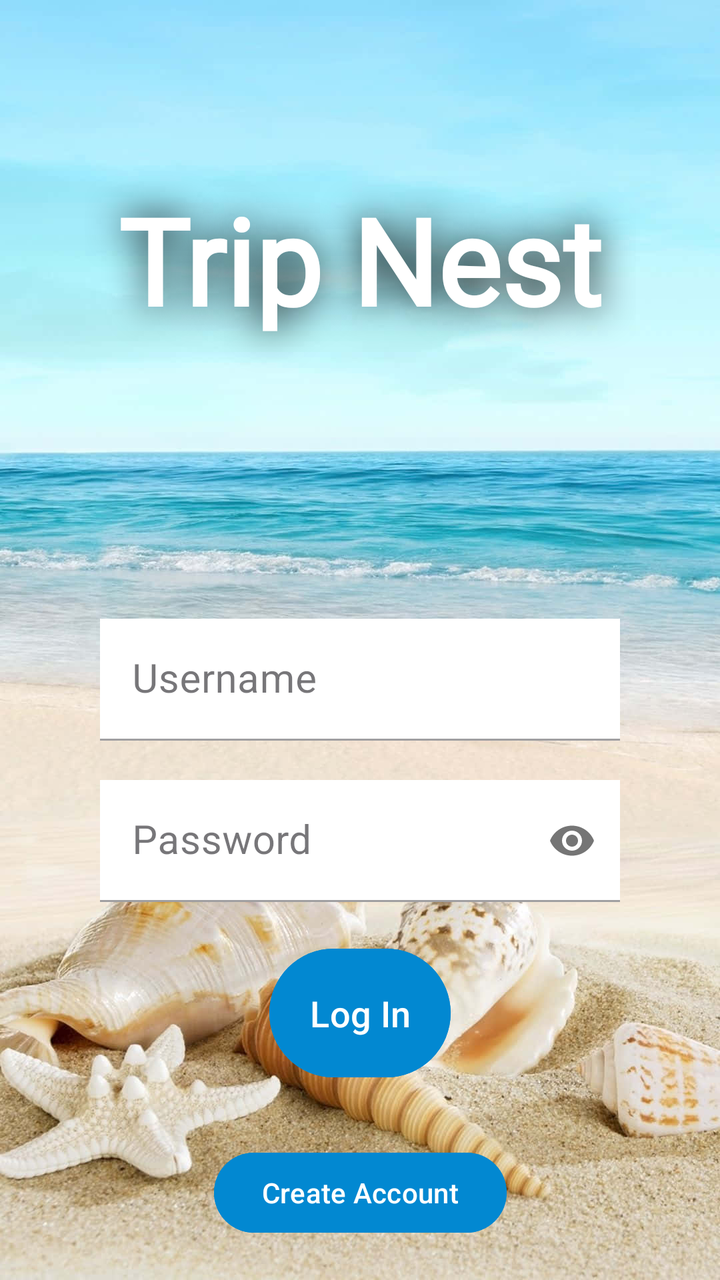
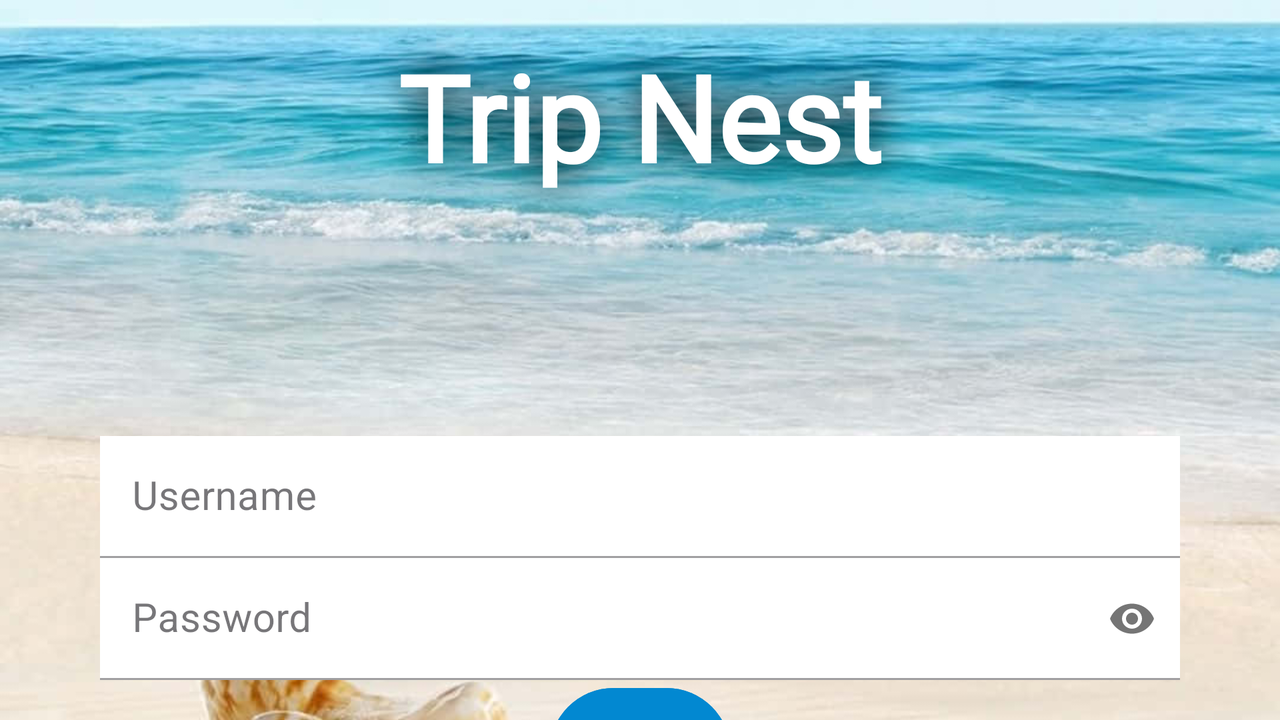

Two renders of one Android screen. The first uses the default layout on a phone; the second uses the alternative layout the repository ships for a different screen configuration, on a matching device. The two XML files are below.
<!-- AndroidManifest.xml: activity theme Theme.Material3.DayNight.NoActionBar -->
<!-- res/layout/activity_main.xml -->
<?xml version="1.0" encoding="utf-8"?>
<androidx.constraintlayout.widget.ConstraintLayout xmlns:android="http://schemas.android.com/apk/res/android"
    xmlns:app="http://schemas.android.com/apk/res-auto"
    xmlns:tools="http://schemas.android.com/tools"
    android:id="@+id/main"
    android:layout_width="match_parent"
    android:layout_height="match_parent"
    tools:context=".UI.MainActivity">

    <TextView
        android:id="@+id/welcome_text"
        android:layout_width="wrap_content"
        android:layout_height="wrap_content"
        android:elevation="5dp"
        android:fontFamily="@font/agbalumo"
        android:padding="20dp"
        android:layout_marginTop="50dp"
        android:text="@string/vacation_planner"
        android:textAlignment="center"
        android:textColor="@color/white"
        android:shadowColor="@color/black"
        android:shadowRadius="50"
        android:textSize="60sp"
        android:textStyle="bold"
        app:layout_constraintBottom_toTopOf="@id/username_input"
        app:layout_constraintEnd_toEndOf="parent"
        app:layout_constraintStart_toStartOf="parent"
        app:layout_constraintTop_toTopOf="parent" />

    <com.google.android.material.textfield.TextInputLayout
        android:id="@+id/username_input"
        style="@style/Widget.MaterialComponents.TextInputLayout.FilledBox"
        android:layout_width="match_parent"
        android:layout_height="wrap_content"
        android:layout_marginStart="50dp"
        android:layout_marginEnd="50dp"
        android:layout_marginTop="100dp"
        android:hint="@string/username"
        app:layout_constraintTop_toBottomOf="@id/welcome_text"
        app:layout_constraintBottom_toTopOf="@id/password_input"
        app:layout_constraintStart_toStartOf="parent"
        app:layout_constraintEnd_toEndOf="parent">

        <com.google.android.material.textfield.TextInputEditText
            android:id="@+id/username_input_edit"
            android:layout_width="match_parent"
            android:layout_height="wrap_content"
            android:background="@color/white"
            android:inputType="text"
            android:maxLength="30"
            android:textSize="20sp" />

    </com.google.android.material.textfield.TextInputLayout>

    <com.google.android.material.textfield.TextInputLayout
        android:id="@+id/password_input"
        style="@style/Widget.MaterialComponents.TextInputLayout.FilledBox"
        android:layout_width="match_parent"
        android:layout_height="wrap_content"
        android:layout_marginStart="50dp"
        android:layout_marginEnd="50dp"
        android:hint="@string/password"
        app:passwordToggleEnabled="true"
        app:layout_constraintTop_toBottomOf="@id/username_input"
        app:layout_constraintBottom_toTopOf="@id/login_error_text"
        app:layout_constraintStart_toStartOf="parent"
        app:layout_constraintEnd_toEndOf="parent">

        <com.google.android.material.textfield.TextInputEditText
            android:id="@+id/password_input_edit"
            android:layout_width="match_parent"
            android:layout_height="wrap_content"
            android:background="@color/white"
            android:textSize="20sp"
            android:inputType="textPassword"
            android:maxLength="30" />

    </com.google.android.material.textfield.TextInputLayout>

    <TextView
        android:id="@+id/login_error_text"
        android:layout_width="match_parent"
        android:layout_height="wrap_content"
        android:layout_marginStart="50dp"
        android:layout_marginEnd="50dp"
        android:padding="10dp"
        android:text="@string/username_password_incorrect"
        android:textAlignment="center"
        android:textColor="@color/white"
        android:background="@color/red"
        android:visibility="gone"
        app:layout_constraintTop_toBottomOf="@id/password_input"
        app:layout_constraintBottom_toTopOf="@id/login_button"
        app:layout_constraintStart_toStartOf="parent"
        app:layout_constraintEnd_toEndOf="parent" />


    <Button
        android:id="@+id/login_button"
        android:layout_width="wrap_content"
        android:layout_height="wrap_content"
        android:text="@string/log_in"
        android:textSize="18sp"
        android:padding="20dp"
        android:backgroundTint="@color/dark_blue"
        android:elevation="5dp"
        app:layout_constraintTop_toBottomOf="@id/login_error_text"
        app:layout_constraintBottom_toTopOf="@id/create_account_button"
        app:layout_constraintStart_toStartOf="parent"
        app:layout_constraintEnd_toEndOf="parent" />

    <Button
        android:id="@+id/create_account_button"
        android:layout_width="wrap_content"
        android:layout_height="wrap_content"
        android:text="@string/create_account"
        android:textSize="14sp"
        android:backgroundTint="@color/dark_blue"
        android:layout_marginTop="10dp"
        app:layout_constraintTop_toBottomOf="@id/login_button"
        app:layout_constraintBottom_toBottomOf="parent"
        app:layout_constraintStart_toStartOf="parent"
        app:layout_constraintEnd_toEndOf="parent" />

    <ImageView
        android:id="@+id/background"
        android:layout_width="0dp"
        android:layout_height="0dp"
        android:contentDescription="@string/background_img_description"
        android:src="@drawable/palm_beach_background"
        android:scaleType="centerCrop"
        android:elevation="-1dp"
        app:layout_constraintBottom_toBottomOf="parent"
        app:layout_constraintEnd_toEndOf="parent"
        app:layout_constraintStart_toStartOf="parent"
        app:layout_constraintTop_toTopOf="parent" />

</androidx.constraintlayout.widget.ConstraintLayout>
<!-- resources referenced by this layout -->
<resources>
  <color name="black">#FF000000</color>
  <color name="dark_blue">#0288D1</color>
  <color name="red">#B71C1C</color>
  <color name="white">#FFFFFFFF</color>
  <!-- drawable palm_beach_background: jpg bitmap (drawable, 119503 bytes) -->
  <string name="background_img_description">seashells on the sand</string>
  <string name="create_account">Create Account</string>
  <string name="log_in">Log In</string>
  <string name="password">Password</string>
  <string name="username">Username</string>
  <string name="username_password_incorrect">Username/Password incorrect!</string>
  <string name="vacation_planner">Trip Nest</string>
</resources>
<!-- res/layout-land/activity_main.xml (the repository's variant of the layout above) -->
<!-- drawn on the phone turned sideways -->
<?xml version="1.0" encoding="utf-8"?>
<androidx.constraintlayout.widget.ConstraintLayout xmlns:android="http://schemas.android.com/apk/res/android"
    xmlns:app="http://schemas.android.com/apk/res-auto"
    xmlns:tools="http://schemas.android.com/tools"
    android:id="@+id/main"
    android:layout_width="match_parent"
    android:layout_height="match_parent"
    tools:context=".UI.MainActivity">

    <TextView
        android:id="@+id/welcome_text"
        android:layout_width="wrap_content"
        android:layout_height="wrap_content"
        android:elevation="5dp"
        android:fontFamily="@font/agbalumo"
        android:padding="20dp"
        android:layout_marginTop="50dp"
        android:text="@string/vacation_planner"
        android:textAlignment="center"
        android:textColor="@color/white"
        android:shadowColor="@color/black"
        android:shadowRadius="50"
        android:textSize="60sp"
        android:textStyle="bold"
        app:layout_constraintBottom_toTopOf="@id/username_input"
        app:layout_constraintEnd_toEndOf="parent"
        app:layout_constraintStart_toStartOf="parent"
        app:layout_constraintTop_toTopOf="parent" />

    <com.google.android.material.textfield.TextInputLayout
        android:id="@+id/username_input"
        style="@style/Widget.MaterialComponents.TextInputLayout.FilledBox"
        android:layout_width="match_parent"
        android:layout_height="wrap_content"
        android:layout_marginStart="50dp"
        android:layout_marginEnd="50dp"
        android:layout_marginTop="100dp"
        android:hint="@string/username"
        app:layout_constraintTop_toBottomOf="@id/welcome_text"
        app:layout_constraintBottom_toTopOf="@id/password_input"
        app:layout_constraintStart_toStartOf="parent"
        app:layout_constraintEnd_toEndOf="parent">

        <com.google.android.material.textfield.TextInputEditText
            android:id="@+id/username_input_edit"
            android:layout_width="match_parent"
            android:layout_height="wrap_content"
            android:background="@color/white"
            android:inputType="text"
            android:maxLength="30"
            android:textSize="20sp" />

    </com.google.android.material.textfield.TextInputLayout>

    <com.google.android.material.textfield.TextInputLayout
        android:id="@+id/password_input"
        style="@style/Widget.MaterialComponents.TextInputLayout.FilledBox"
        android:layout_width="match_parent"
        android:layout_height="wrap_content"
        android:layout_marginStart="50dp"
        android:layout_marginEnd="50dp"
        android:hint="@string/password"
        app:passwordToggleEnabled="true"
        app:layout_constraintTop_toBottomOf="@id/username_input"
        app:layout_constraintBottom_toTopOf="@id/login_error_text"
        app:layout_constraintStart_toStartOf="parent"
        app:layout_constraintEnd_toEndOf="parent">

        <com.google.android.material.textfield.TextInputEditText
            android:id="@+id/password_input_edit"
            android:layout_width="match_parent"
            android:layout_height="wrap_content"
            android:background="@color/white"
            android:textSize="20sp"
            android:inputType="textPassword"
            android:maxLength="30" />

    </com.google.android.material.textfield.TextInputLayout>

    <TextView
        android:id="@+id/login_error_text"
        android:layout_width="match_parent"
        android:layout_height="wrap_content"
        android:layout_marginStart="50dp"
        android:layout_marginEnd="50dp"
        android:padding="10dp"
        android:text="@string/username_password_incorrect"
        android:textAlignment="center"
        android:textColor="@color/white"
        android:background="@color/red"
        android:visibility="gone"
        app:layout_constraintTop_toBottomOf="@id/password_input"
        app:layout_constraintBottom_toTopOf="@id/start_button"
        app:layout_constraintStart_toStartOf="parent"
        app:layout_constraintEnd_toEndOf="parent" />


    <Button
        android:id="@+id/start_button"
        android:layout_width="wrap_content"
        android:layout_height="wrap_content"
        android:text="@string/log_in"
        android:textSize="18sp"
        android:padding="20dp"
        android:backgroundTint="@color/dark_blue"
        android:elevation="5dp"
        app:layout_constraintTop_toBottomOf="@id/login_error_text"
        app:layout_constraintBottom_toBottomOf="parent"
        app:layout_constraintStart_toStartOf="parent"
        app:layout_constraintEnd_toEndOf="parent" />

    <ImageView
        android:id="@+id/background"
        android:layout_width="0dp"
        android:layout_height="0dp"
        android:contentDescription="@string/background_img_description"
        android:src="@drawable/palm_beach_background"
        android:scaleType="centerCrop"
        android:elevation="-1dp"
        app:layout_constraintBottom_toBottomOf="parent"
        app:layout_constraintEnd_toEndOf="parent"
        app:layout_constraintStart_toStartOf="parent"
        app:layout_constraintTop_toTopOf="parent" />

</androidx.constraintlayout.widget.ConstraintLayout>
<!-- resources referenced by the variant -->
<!-- as the phone turned sideways resolves them -->
<resources>
  <color name="black">#FF000000</color>
  <color name="dark_blue">#0288D1</color>
  <color name="red">#B71C1C</color>
  <color name="white">#FFFFFFFF</color>
  <!-- drawable palm_beach_background: jpg bitmap (drawable, 119503 bytes) -->
  <string name="background_img_description">seashells on the sand</string>
  <string name="log_in">Log In</string>
  <string name="password">Password</string>
  <string name="username">Username</string>
  <string name="username_password_incorrect">Username/Password incorrect!</string>
  <string name="vacation_planner">Trip Nest</string>
</resources>
